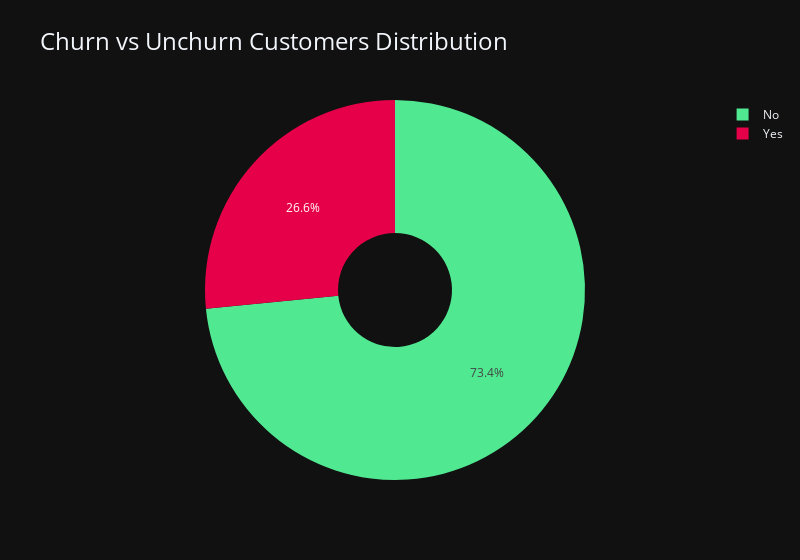

Notebook code for this chart:
### Markdown cell above
## Conclusions:

- Gender has no influence on whether the customer will churn or not.

- A high rate of customer churns are related to Eletronic check as payment method.

- A higher number of customers churn in the first month (court) with the company than any other time.

- Churns are concetrated between an interval of 0 and 30 months.

- Customers that have internet service with Fiber optic are more likely to churn.

- Customer churn rate might be lower for customers with dependents.

- Customers with a higher monthly charge are more likely to churn.

- Customers without online security, online backup, device protecion and tech support tend to churn more often than their counterparts.

- Customer churn rate appears to be higher for younger customers.

### Code cell
label_colors = dict(colors=[categorical_palette[2], categorical_palette[0]])

churn_pct = df["churn"].value_counts().reset_index(name = 'count')
fig = go.Figure(data=[go.Pie(labels=churn_pct['churn'], values=churn_pct["count"], hole=.3)])

fig.update_layout(template = "plotly_dark", width = 800, title = "Churn vs Unchurn Customers Distribution", title_font = dict(size=24))
fig.update_traces(marker = label_colors)
fig.show()

### Figure 1 — Plotly figure (JSON) as saved in the notebook; plotly's stock layout.template omitted (floating-point values rounded to 4 significant figures)
{"data": [{"hole": 0.3, "labels": ["No", "Yes"], "marker": {"colors": ["#50e991", "#e60049"]}, "type": "pie", "values": [5163, 1869]}], "layout": {"title": {"font": {"size": 24}, "text": "Churn vs Unchurn Customers Distribution"}, "width": 800}}
